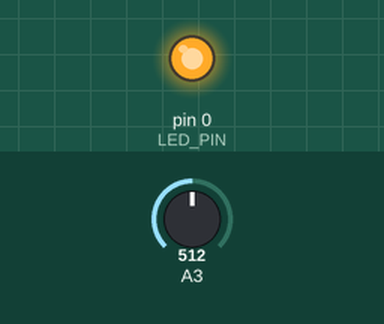
This sketch was run on a simulated Arduino Uno, built with avr-gcc and run on an emulated ATmega328P. On the bench: output pins drawn as LEDs (lit = HIGH). The inputs (shaded band) are chosen by the test bench; at power-on: A3 = 512.

Above: at 1.2 s.
1.3 s: A3 set to 497
At 2.2 s:
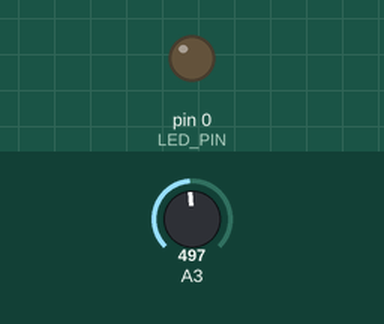
2.8 s: A3 set to 522
At 3.3 s:
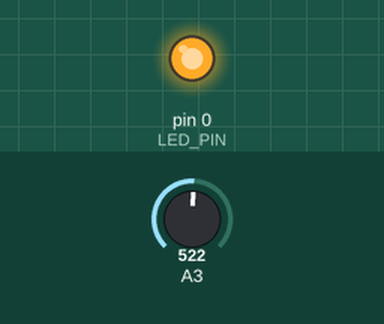
4.3 s: A3 set to 511
At 5.7 s:
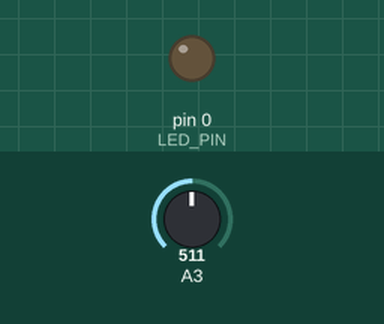
Timing chart, 0 to 7.3 s (numbered marks = the images above; inputs shaded):
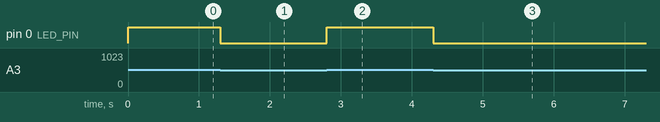

Measured:
- the behaviour switches between 512 and 511 on A3 (found by bisection; images 0 and 1)
- after the input at 1.3 s, pin 0 (LED_PIN): HIGH → LOW at once
- after the input at 2.8 s, pin 0 (LED_PIN): LOW → HIGH at once
- after the input at 4.3 s, pin 0 (LED_PIN): HIGH → LOW at once

The sketch:

Test_Pot.ino
```cpp
/* lights the led if the left side of the hotpot is pressed */

// Configuration
int LED_PIN = 0;
int POT_PIN = 3;

void setup(){
  pinMode(LED_PIN, OUTPUT);

  digitalWrite(POT_PIN, HIGH); //enable pullup resistor
}

void loop(){
  if (analogRead(POT_PIN) >= 512) {
    // left side pressed
    digitalWrite(LED_PIN, HIGH);
  } else {
    // right side pressed
    digitalWrite(LED_PIN, LOW);
  }
}
```
